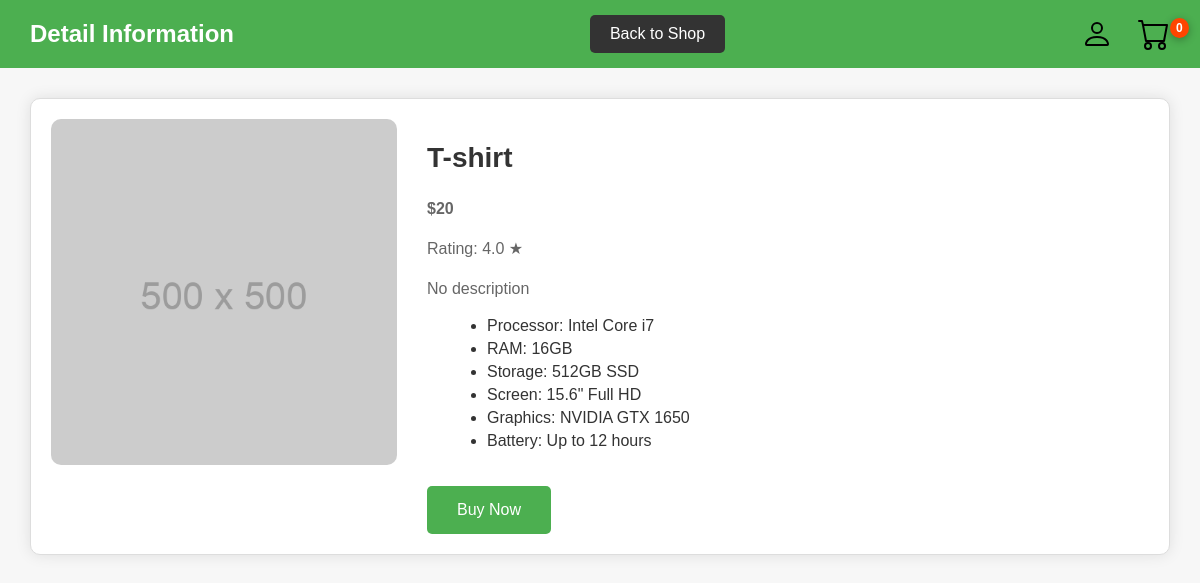
The app's page /product/4486f310-e6fa-4883-b878-06e068e05f7b/ with its own data.
### store/models.py (models this page shows, shortened)
class Products(models.Model):
    id = models.UUIDField(primary_key=True, default=uuid.uuid4, editable=False)
    title = models.CharField(max_length=50, verbose_name="Заголовок")
    cat = models.ForeignKey('Category', on_delete=models.PROTECT, related_name="products")
    photo = models.ImageField(upload_to="photos/%Y/%m/%d/", default=None, blank=True, null=True, verbose_name="Фото")
    price = models.IntegerField()
    short_desc = models.CharField(max_length=100, blank=True, verbose_name="Краткое описание")
    description = models.TextField(max_length=255, blank=True, verbose_name="Полное описание товара", default='No description')
    rating = models.FloatField(null=True, blank=True)
    time_create = models.DateTimeField(auto_now_add=True)
    time_update = models.DateTimeField(auto_now=True)
    attrs = models.ManyToManyField('Attributes', blank=True, related_name='products')  # related_name="products"
    objects = models.Manager()

### store/views.py (the view)
# urls.py: path('product/<uuid:id>/', views.ProductPage.as_view(), name='product'),
class ProductPage(DataMixin, DetailView): #переделать в DetailView когда появятся Слаги в БД
    template_name = 'product.html'
    title_page = 'Detail Information'
    context_object_name = 'post'
    queryset = Products.objects.all()
    id_url_kwarg = 'id'
    def get_object(self, queryset=None):
        return get_object_or_404(Products.objects, id=self.kwargs[self.id_url_kwarg])

### store/templates/product.html
{% extends 'base.html' %}
{% load static %}
{% block content %}
    <section id="product-details">
        <div class="product-image">
            {% if post.photo %}
            <img src="{{ post.photo.url }}" alt="{{ post.title }}">
            {% else %}
            <img src="{% static 'images/500.png' %}" alt="{{ post.title }}">
            {% endif %}
        </div>
        <div class="product-info">
            <h2>{{ post.title }}</h2>
            <p class="price">${{ post.price }}</p>
            <p class="rating">Rating: {{ post.rating }} ★</p>
            <p>
                {{ post.description }}
            </p>
            <ul>
                <li>Processor: Intel Core i7</li>
                <li>RAM: 16GB</li>
                <li>Storage: 512GB SSD</li>
                <li>Screen: 15.6" Full HD</li>
                <li>Graphics: NVIDIA GTX 1650</li>
                <li>Battery: Up to 12 hours</li>
            </ul>
            <button id="buy-button">Buy Now</button>
        </div>
    </section>
{% endblock %}

### store/static/store/css/styles.css (style rules this page uses)
body { font-family: 'Arial', sans-serif; margin: 0; padding: 0; background-color: #f7f7f7; }
#product-details { display: flex; justify-content: space-between; align-items: flex-start; margin: 30px; padding: 20px; background-color: #fff; border: 1px solid #ddd; border-radius: 10px; box-shadow: 0px 0px 15px rgba(0, 0, 0, 0.1); }
.product-image { flex: 1; display: flex; justify-content: center; align-items: center; }
.product-image img { width: 100%; max-width: 500px; border-radius: 10px; }
.product-info { flex: 2; padding: 0 30px; }
.product-info h2 { font-size: 28px; color: #333; }
.price { font-size: 24px; color: #4CAF50; font-weight: bold; }
.rating { font-size: 18px; color: #FFD700; }
.product-info p { font-size: 16px; line-height: 1.5; color: #666; }
.product-info ul { list-style-type: disc; margin-left: 20px; color: #333; }
.product-info ul li { margin: 5px 0; }
#buy-button { background-color: #4CAF50; color: white; border: none; padding: 15px 30px; cursor: pointer; border-radius: 5px; font-size: 16px; margin-top: 20px; transition: background-color 0.3s; }

### records on screen
Products: title "T-shirt", price "20", rating "4.0", description "No description"

### other values on screen
{{ title }} "Detail Information"
